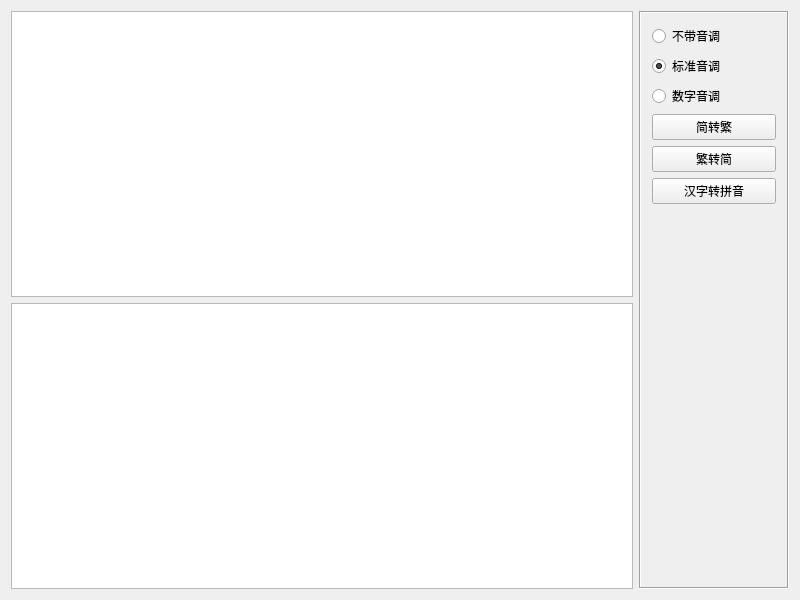
<?xml version="1.0" encoding="UTF-8"?>
<ui version="4.0">
 <class>frmPinYin</class>
 <widget class="QWidget" name="frmPinYin">
  <property name="geometry">
   <rect>
    <x>0</x>
    <y>0</y>
    <width>800</width>
    <height>600</height>
   </rect>
  </property>
  <property name="windowTitle">
   <string>汉字转拼音</string>
  </property>
  <layout class="QGridLayout" name="gridLayout">
   <item row="0" column="0">
    <widget class="QTextEdit" name="txtChinese"/>
   </item>
   <item row="1" column="0">
    <widget class="QTextEdit" name="txtResult"/>
   </item>
   <item row="0" column="1" rowspan="2">
    <widget class="QFrame" name="frame">
     <property name="sizePolicy">
      <sizepolicy hsizetype="Fixed" vsizetype="Preferred">
       <horstretch>0</horstretch>
       <verstretch>0</verstretch>
      </sizepolicy>
     </property>
     <property name="minimumSize">
      <size>
       <width>150</width>
       <height>0</height>
      </size>
     </property>
     <property name="maximumSize">
      <size>
       <width>150</width>
       <height>16777215</height>
      </size>
     </property>
     <property name="frameShape">
      <enum>QFrame::Box</enum>
     </property>
     <property name="frameShadow">
      <enum>QFrame::Sunken</enum>
     </property>
     <layout class="QVBoxLayout" name="verticalLayout">
      <item>
       <widget class="QRadioButton" name="rbtn1">
        <property name="text">
         <string>不带音调</string>
        </property>
       </widget>
      </item>
      <item>
       <widget class="QRadioButton" name="rbtn2">
        <property name="text">
         <string>标准音调</string>
        </property>
        <property name="checked">
         <bool>true</bool>
        </property>
       </widget>
      </item>
      <item>
       <widget class="QRadioButton" name="rbtn3">
        <property name="text">
         <string>数字音调</string>
        </property>
       </widget>
      </item>
      <item>
       <widget class="QPushButton" name="btn1">
        <property name="sizePolicy">
         <sizepolicy hsizetype="Expanding" vsizetype="Fixed">
          <horstretch>0</horstretch>
          <verstretch>0</verstretch>
         </sizepolicy>
        </property>
        <property name="text">
         <string>简转繁</string>
        </property>
       </widget>
      </item>
      <item>
       <widget class="QPushButton" name="btn2">
        <property name="sizePolicy">
         <sizepolicy hsizetype="Expanding" vsizetype="Fixed">
          <horstretch>0</horstretch>
          <verstretch>0</verstretch>
         </sizepolicy>
        </property>
        <property name="text">
         <string>繁转简</string>
        </property>
       </widget>
      </item>
      <item>
       <widget class="QPushButton" name="btn3">
        <property name="sizePolicy">
         <sizepolicy hsizetype="Expanding" vsizetype="Fixed">
          <horstretch>0</horstretch>
          <verstretch>0</verstretch>
         </sizepolicy>
        </property>
        <property name="text">
         <string>汉字转拼音</string>
        </property>
       </widget>
      </item>
      <item>
       <spacer name="verticalSpacer">
        <property name="orientation">
         <enum>Qt::Vertical</enum>
        </property>
        <property name="sizeHint" stdset="0">
         <size>
          <width>20</width>
          <height>40</height>
         </size>
        </property>
       </spacer>
      </item>
     </layout>
    </widget>
   </item>
  </layout>
 </widget>
 <layoutdefault spacing="6" margin="11"/>
 <resources/>
 <connections/>
</ui>
